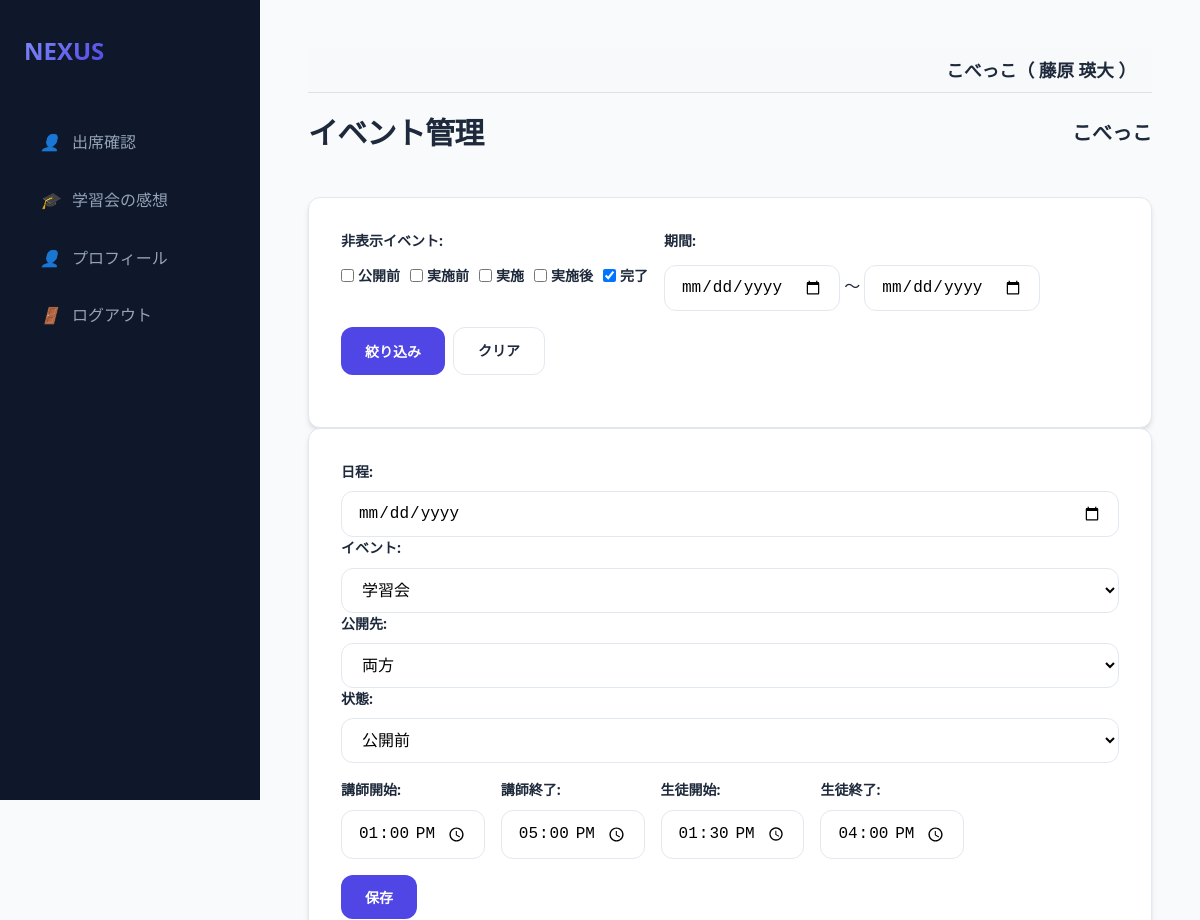
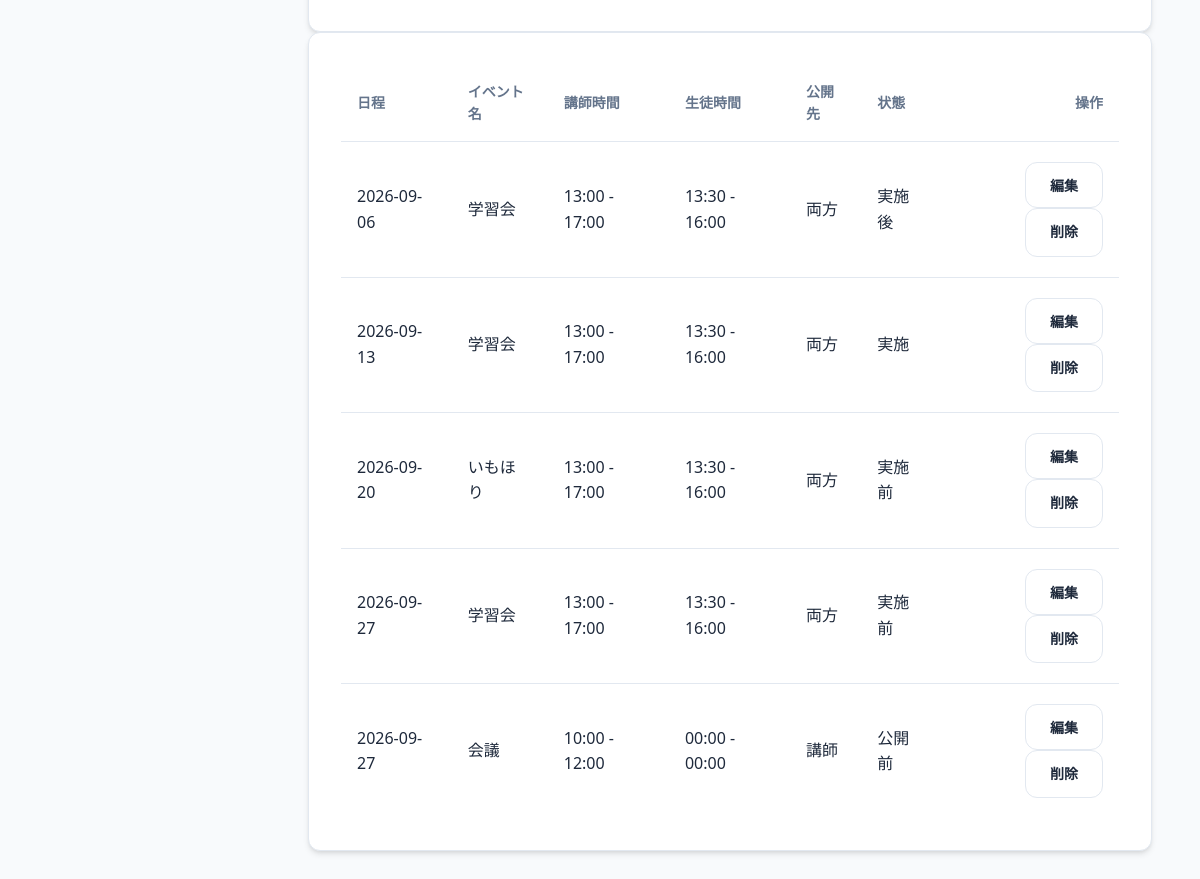
/events (signed in), run on the app's committed database (2 pictures, top to bottom).
### models.py (models this page shows, shortened)
class Organization(db.Model):
    id = db.Column(db.Integer, primary_key=True)
    name = db.Column(db.String(100), nullable=False)

class Student(db.Model):
    id = db.Column(db.Integer, primary_key=True)
    user_id = db.Column(db.Integer, db.ForeignKey('user.id'), nullable=True)
    user = db.relationship('User', back_populates='student_record')
    organization_id = db.Column(db.Integer, db.ForeignKey('organization.id'), nullable=False)
    organization = db.relationship('Organization')
    default_venue_id = db.Column(db.Integer, db.ForeignKey('venue.id'), nullable=True)
    default_venue = db.relationship('Venue')
    group_id = db.Column(db.Integer, db.ForeignKey('group.id'), nullable=True)
    group = db.relationship('Group', back_populates='students')
    name = db.Column(db.String(50), nullable=False)
    grade = db.Column(db.String(20))
    gender = db.Column(db.String(10))
    pref_gender = db.Column(db.String(10))
    pref_age1020_priority = db.Column(db.Integer, default=2)
    pref_age3040_priority = db.Column(db.Integer, default=2)
    pref_age50_priority = db.Column(db.Integer, default=2)
    attend = db.Column(db.Boolean, default=False)

class User(db.Model):
    id = db.Column(db.Integer, primary_key=True)
    username = db.Column(db.String(50), unique=True, nullable=False)
    name = db.Column(db.String(50), nullable=True)
    password_hash = db.Column(db.String(128), nullable=False)
    is_admin = db.Column(db.Boolean, default=False)
    is_super_admin = db.Column(db.Boolean, default=False)
    is_org_admin = db.Column(db.Boolean, default=False)
    organization_id = db.Column(db.Integer, db.ForeignKey('organization.id'), nullable=True)
    organization = db.relationship('Organization', backref='users')
    teacher_record = db.relationship('Teacher', back_populates='user', uselist=False)
    student_record = db.relationship('Student', back_populates='user', uselist=False)

class Event(db.Model):
    id = db.Column(db.Integer, primary_key=True)
    date = db.Column(db.DateTime, nullable=False)
    name = db.Column(db.String(100), nullable=False)
    organization_id = db.Column(db.Integer, db.ForeignKey('organization.id'), nullable=False)
    organization = db.relationship('Organization')
    venues = db.relationship('Venue', secondary=event_venue, backref='events')
    teacher_start = db.Column(db.String(5), nullable=False)
    teacher_end = db.Column(db.String(5), nullable=False)
    student_start = db.Column(db.String(5), nullable=False)
    student_end = db.Column(db.String(5), nullable=False)
    publish_to = db.Column(db.String(20), default='両0')
    status = db.Column(db.String(20), default='公開前')

### app.py (the view)
@app.route('/events')
@login_required
@organization_required
def events():
    org_id = session['organization_id']
    hidden_statuses = request.args.getlist('hidden_status')
    if 'filter_applied' not in request.args:
        hidden_statuses = ['完了']
    start_date = request.args.get('start_date')
    end_date = request.args.get('end_date')
    query = Event.query.filter_by(organization_id=org_id)
    if hidden_statuses:
        query = query.filter(~Event.status.in_(hidden_statuses))
    if start_date:
        query = query.filter(Event.date >= datetime.strptime(start_date, '%Y-%m-%d'))
    if end_date:
        query = query.filter(Event.date <= datetime.strptime(end_date, '%Y-%m-%d'))
    events = query.order_by(Event.date).all()
    configs = {c.key: c.value for c in Config.query.filter_by(organization_id=org_id).all()}
    return render_template('events.html', events=events, configs=configs,
                           hidden_statuses=hidden_statuses, start_date=start_date, end_date=end_date)

### templates/events.html (shortened to what this page needs)
{% extends "base.html" %}
{% block content %}
<div class="header">
    <h1>イベント管理</h1>
    <h2 style="font-size: 1.25rem;">{{ current_user.organization.name if current_user.is_super_admin else session.get('org_name', '不明') }}</h2>
</div>
<div class="card">
    <form action="/events" method="get" style="display: flex; gap: 1rem; align-items: flex-start; margin-bottom: 1rem; flex-wrap: wrap;">
        <div style="display: flex; flex-direction: column; gap: 0.25rem;">
            <label>非表示イベント: </label>
            <div style="display: flex; gap: 10px; align-items: center; flex-wrap: nowrap; white-space: nowrap;">
                {% for status in ['公開前', '実施前', '実施', '実施後', '完了'] %}
                    <label style="margin: 0; display: flex; align-items: center; gap: 4px;">
                        <input type="checkbox" name="hidden_status" value="{{ status }}"
                        {% if status in hidden_statuses %}checked{% endif %}>
                        {{ status }}
                    </label>
                {% endfor %}
            </div>
        </div>
        <div style="display: flex; flex-direction: column; gap: 0.25rem;">
            <label>期間: </label>
            <div>
                <input type="date" name="start_date" value="{{ start_date|default('') }}" class="form-control" style="display: inline-block; width: auto;">
                〜
                <input type="date" name="end_date" value="{{ end_date|default('') }}" class="form-control" style="display: inline-block; width: auto;">
            </div>
        </div>
        <div style="display: flex; align-self: flex-end; gap: 0.5rem; padding-bottom: 0.25rem;">
            <button type="submit" class="btn btn-primary">絞り込み</button>
            <a href="/events" class="btn btn-outline">クリア</a>
        </div>
    </form>
</div>
<div class="card">
    <form action="/event/save" method="post" id="eventForm">
        <div style="margin-bottom: 1rem;">
            <label>日程: </label>
            <input type="date" name="date" id="eventDate" required class="form-control">
            <label>イベント: </label>
            <select name="event_type" id="eventType" class="form-control" onchange="updateDefaultTimes(true)">
                <option value="学習会">学習会</option>
            </select>
            <label>公開先: </label>
            <select name="publish_to" id="publishTo" class="form-control">
                <option value="両方">両方</option>
            </select>
            <label>状態: </label>
            <select name="status" id="status" class="form-control">
                <option value="公開前">公開前</option>
            </select>
        </div>
        <div style="display: flex; gap: 1rem; margin-bottom: 1rem; align-items: center; flex-wrap: wrap;">
            <div><label>講師開始: </label><input type="time" name="teacher_start" id="teacherStart" class="form-control"></div>
            <div><label>講師終了: </label><input type="time" name="teacher_end" id="teacherEnd" class="form-control"></div>
            <div><label>生徒開始: </label><input type="time" name="student_start" id="studentStart" class="form-control"></div>
            <div><label>生徒終了: </label><input type="time" name="student_end" id="studentEnd" class="form-control"></div>
        </div>
        <button type="submit" class="btn btn-primary">保存</button>
    </form>
</div>
<div class="card">
    <div class="table-container">
        <table>
            <thead>
                <tr>
                    <th>日程</th>
                    <th>イベント名</th>
                    <th>講師時間</th>
                    <th>生徒時間</th>
                    <th>公開先</th>
                    <th>状態</th>
                    <th style="text-align: right;">操作</th>
                </tr>
            </thead>
            <tbody>
                {% for e in events %}
                <tr>
                    <td>{{ e.date.strftime('%Y-%m-%d') }}</td>
                    <td>{{ e.name }}</td>
                    <td>{{ e.teacher_start }} - {{ e.teacher_end }}</td>
                    <td>{{ e.student_start }} - {{ e.student_end }}</td>
                    <td>{{ e.publish_to }}</td>
                    <td>{{ e.status }}</td>
                    <td style="text-align: right;">
                        <button class="btn btn-outline" onclick="editEvent('{{ e.id }}', '{{ e.date.strftime('%Y-%m-%d') }}', '{{ e.name }}', '{{ e.teacher_start }}', '{{ e.teacher_end }}', '{{ e.student_start }}', '{{ e.student_end }}', '{{ e.publish_to }}', '{{ e.status }}')">編集</button>
                        <a href="/event/delete/{{ e.id }}" class="btn btn-outline btn-danger" onclick="return confirm('本当に削除しますか？')">削除</a>
                    </td>
                </tr>
                {% endfor %}
            </tbody>
        </table>
    </div>
</div>
{% endblock %}

### templates/base.html (shortened to what this page needs)
<!DOCTYPE html>
<html lang="ja">
<head>
    <link rel="stylesheet" href="{{ url_for('static', filename='style.css') }}">
</head>
<body>
<aside class="sidebar">
    <a href="/" class="logo">
        <span>NEXUS</span>
    </a>
    <nav class="nav-links">
        {% if current_user.is_admin %}
        <a href="/events" class="nav-item {{ 'active' if request.path == '/events' }}">
            <i>📋</i> イベント管理
        </a>
        <a href="/event/select" class="nav-item {{ 'active' if request.path == '/event/select' }}">
            <i>📅</i> イベント一覧
        </a>
        <a href="/venues" class="nav-item {{ 'active' if request.path == '/venues' }}">
            <i>📍</i> 会場一覧
        </a>
        <a href="/settings" class="nav-item {{ 'active' if request.path == '/settings' }}">
            <i>⚙️</i> 設定
        </a>
        {% if group_division_enabled %}
        <a href="/groups" class="nav-item {{ 'active' if request.path == '/groups' }}">
            <i>👥</i> グループ設定
        </a>
        {% endif %}
        <a href="/prohibited_matches" class="nav-item {{ 'active' if request.path == '/prohibited_matches' }}">
            <i>🚫</i> マッチング禁止
        </a>
        {% if session.get('selected_event_name', '')|trim == '学習会' and session.get('selected_event_status', '')|trim == '実施後' %}
        <a href="/evaluation/teacher" class="nav-item {{ 'active' if request.path == '/evaluation/teacher' }}">
            <i>🧑‍🏫</i> 講師による評価
        </a>
        <a href="/evaluation/student" class="nav-item {{ 'active' if request.path == '/evaluation/student' }}">
            <i>🎓</i> 生徒の感想
        </a>
        {% else %}
        <a href="/teachers" class="nav-item {{ 'active' if request.path == '/teachers' }}">
            <i>🧑‍🏫</i> 講師一覧
        </a>
        <a href="/students" class="nav-item {{ 'active' if request.path == '/students' }}">
            <i>🎓</i> 生徒一覧
        </a>
        {% if session.get('selected_event_name', '')|trim == '学習会' and session.get('selected_event_status', '')|trim == '実施' %}
        <a href="/matching/setup" class="nav-item {{ 'active' if request.path == '/matching/setup' }}">
            <i>🔄</i> マッチング実行
        </a>
        <a href="/result" class="nav-item {{ 'active' if request.path == '/result' }}">
            <i>📊</i> マッチング結果
        </a>
        <a href="/matching/adjustment" class="nav-item {{ 'active' if request.path == '/matching/adjustment' }}">
            <i>🛠️</i> マッチング調整
        </a>
        {% endif %}
        {% endif %}
        {% if current_user.is_super_admin %}
        <a href="/users" class="nav-item {{ 'active' if request.path == '/users' }}">
            <i>⚙️</i> 管理者一覧
        </a>
        <a href="/organizations" class="nav-item {{ 'active' if request.path == '/organizations' }}">
            <i>🏢</i> 組織一覧
        </a>
        {% endif %}
        {% elif current_user.student_record %}
        <a href="{{ url_for('student_dashboard') }}" class="nav-item {{ 'active' if request.path == '/student/dashboard' }}">
            <i>👤</i> 出席確認
        </a>
        <a href="{{ url_for('post_study_session') }}" class="nav-item {{ 'active' if request.path == '/post_study_session' }}">
            <i>🎓</i> 学習会の感想
        </a>
        <a href="{{ url_for('student_edit', id=current_user.student_record.id) }}" class="nav-item {{ 'active' if request.path == url_for('student_edit', id=current_user.student_record.id) }}">
            <i>👤</i> プロフィール
        </a>
        {% endif %}
        <a href="{{ url_for('logout') }}" class="nav-item">
            <i>🚪</i> ログアウト
        </a>
    </nav>
</aside>
<main class="main-content">
    {% if current_user %}
    <div style="background-color: #f8f9fa; padding: 0.5rem 1rem; margin-bottom: 1rem; border-bottom: 1px solid #dee2e6; text-align: right; font-size: 1.1rem; font-weight: bold;">
        {{ current_user.organization.name if current_user.organization else '組織なし' }}（
        {% if current_user.name %}
            {{ current_user.name }}
        {% elif current_user.teacher_record %}
            {{ current_user.teacher_record.name }}
        {% elif current_user.student_record %}
            {{ current_user.student_record.name }}
        {% else %}
            {{ current_user.username }}
        {% endif %}
        ）
    </div>
    {% endif %}
    {% block content %}{% endblock %}
</main>
</body>
</html>

### data on the page
Organization: organization "こべっこ"
Student: student_record.name "藤原 瑛大"
User: organization "こべっこ"
Event: date "2026-09-06", name "学習会", teacher_start "13:00", teacher_end "17:00", student_start "13:30", student_end "16:00", publish_to "両方", status "実施後"
Event: date "2026-09-13", name "学習会", teacher_start "13:00", teacher_end "17:00", student_start "13:30", student_end "16:00", publish_to "両方", status "実施"
Event: date "2026-09-20", name "いもほり", teacher_start "13:00", teacher_end "17:00", student_start "13:30", student_end "16:00", publish_to "両方", status "実施前"
Event: date "2026-09-27", name "学習会", teacher_start "13:00", teacher_end "17:00", student_start "13:30", student_end "16:00", publish_to "両方", status "実施前"
Event: date "2026-09-27", name "会議", teacher_start "10:00", teacher_end "12:00", student_start "00:00", student_end "00:00", publish_to "講師", status "公開前"

### other printed values
{{ status }} "公開前" "実施前" "実施" "実施後" "完了"
